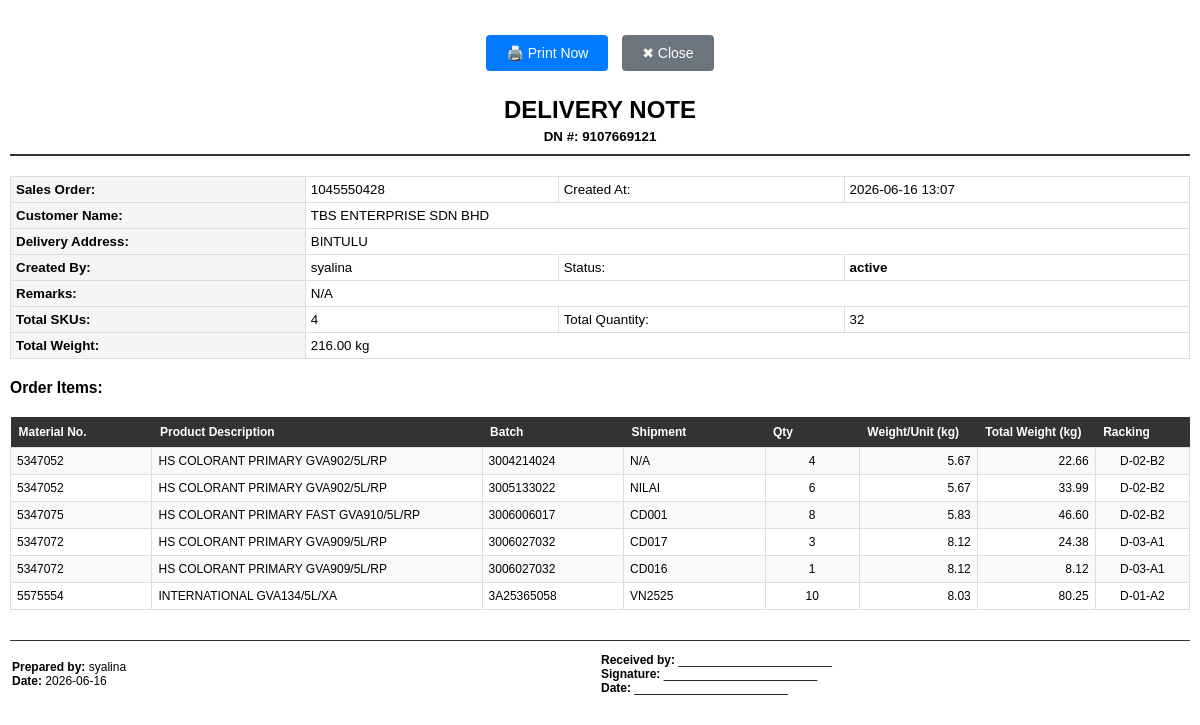
The app's page /print-order-view/984 (signed in) with its own data.
### models.py (models this page shows, shortened)
class Order(db.Model):
    __tablename__ = 'orders'
    id = db.Column(db.Integer, primary_key=True)
    dn_number = db.Column(db.String(50), unique=True, nullable=False)  # Add DN number field
    created_at = db.Column(db.DateTime, default=get_local_time)
    customer_name = db.Column(db.String(100), nullable=False)
    address = db.Column(db.String(255), nullable=False)
    sales_order = db.Column(db.String(255), nullable=False)
    remarks = db.Column(db.String(255), nullable=True)
    status = db.Column(db.String(20), default='active')
    created_by = db.Column(db.String(255), nullable=True)
    last_updated_by = db.Column(db.String(255), nullable=True)  # Add this line
    items = db.relationship('OrderItem', backref='order', cascade='all, delete-orphan', lazy=True)

class SKU(db.Model):
    __tablename__ = 'sku_list'
    id = db.Column(db.Integer, primary_key=True)
    material_number = db.Column(db.String(50), unique=True, nullable=False)
    product_description = db.Column(db.String(200), nullable=False)
    pack_size_id = db.Column(db.Integer, db.ForeignKey('pack_sizes.id'), nullable=False)
    weight = db.Column(db.Float, nullable=False)
    pack_size = db.relationship('PackSize', backref='skus', lazy=True)  # Establish relationship

### app.py (the view)
@app.route('/print-order-view/<int:order_id>')
@login_required
def print_order_view(order_id):
    order = Order.query.get_or_404(order_id)
    unique_skus = {item.sku.material_number for item in order.items}
    total_sku = len(unique_skus)
    total_quantity = sum(item.quantity for item in order.items)
    total_weight = sum(item.quantity * item.sku.weight for item in order.items)
    return render_template('print_order_view.html',
                           order=order,
                           total_sku=total_sku,
                           total_quantity=total_quantity,
                           total_weight=total_weight)

### app.py (called while the page is built)
@login_manager.user_loader
def load_user(user_id):
    return db.session.get(User, int(user_id))

### templates/print_order_view.html (shortened to what this page needs)
<!DOCTYPE html>
<html>
<head>
</head>
<body>
    <div class="no-print">
        <button onclick="window.print()" class="btn btn-primary">
            🖨️ Print Now
        </button>
        <button onclick="window.close()" class="btn btn-secondary">
            ✖ Close
        </button>
    </div>
    <div class="header">
        <h1>DELIVERY NOTE</h1>
        <p><strong>DN #: {{ order.dn_number }}</strong></p>
    </div>
    <div class="order-info">
        <table>
            <tr>
                <td>Sales Order:</td>
                <td>{{ order.sales_order }}</td>
                <td>Created At:</td>
                <td>{{ order.created_at.strftime('%Y-%m-%d %H:%M') }}</td>
            </tr>
            <tr>
                <td>Customer Name:</td>
                <td colspan="3">{{ order.customer_name }}</td>
            </tr>
            <tr>
                <td>Delivery Address:</td>
                <td colspan="3">{{ order.address }}</td>
            </tr>
            <tr>
                <td>Created By:</td>
                <td>{{ order.created_by }}</td>
                <td>Status:</td>
                <td><strong>{{ order.status }}</strong></td>
            </tr>
            <tr>
                <td>Remarks:</td>
                <td colspan="3">{{ order.remarks or 'N/A' }}</td>
            </tr>
            <tr>
                <td>Total SKUs:</td>
                <td>{{ total_sku }}</td>
                <td>Total Quantity:</td>
                <td>{{ total_quantity }}</td>
            </tr>
            <tr>
                <td>Total Weight:</td>
                <td colspan="3">{{ "%.2f"|format(total_weight) }} kg</td>
            </tr>
        </table>
    </div>
    <h3 style="margin-top: 20px;">Order Items:</h3>
    <table class="items-table">
        <colgroup>
            <col style="width: 12%;">
            <col style="width: 28%;">
            <col style="width: 12%;">
            <col style="width: 12%;">
            <col style="width: 8%;">
            <col style="width: 10%;">
            <col style="width: 10%;">
            <col style="width: 8%;">
        </colgroup>
        <thead>
            <tr>
                <th>Material No.</th>
                <th>Product Description</th>
                <th>Batch</th>
                <th>Shipment</th>
                <th>Qty</th>
                <th>Weight/Unit (kg)</th>
                <th>Total Weight (kg)</th>
                <th>Racking</th>
            </tr>
        </thead>
        <tbody>
            {% for item in order.items %}
            <tr>
                <td>{{ item.sku.material_number }}</td>
                <td title="{{ item.sku.product_description }}">{{ item.sku.product_description }}</td>
                <td>{{ item.batch_number }}</td>
                <td>{{ item.shipment_number or 'N/A' }}</td>
                <td style="text-align: center;">{{ item.quantity }}</td>
                <td style="text-align: right;">{{ "%.2f"|format(item.sku.weight) }}</td>
                <td style="text-align: right;">{{ "%.2f"|format(item.quantity * item.sku.weight) }}</td>
                <td style="text-align: center;">{{ item.racking_number }}</td>
            </tr>
            {% endfor %}
        </tbody>
    </table>
    <div class="footer">
        <table style="width: 100%; border: none;">
            <tr>
                <td style="border: none; width: 50%;">
                    <strong>Prepared by:</strong> {{ order.created_by }}<br>
                    <strong>Date:</strong> {{ order.created_at.strftime('%Y-%m-%d') }}
                </td>
                <td style="border: none; width: 50%;">
                    <strong>Received by:</strong> _______________________<br>
                    <strong>Signature:</strong> _______________________<br>
                    <strong>Date:</strong> _______________________
                </td>
            </tr>
        </table>
    </div>
</body>
</html>

### templates/print_order_view.html (style rules this page uses)
* { margin: 0; padding: 0; box-sizing: border-box; }
body { font-family: Arial, sans-serif; font-size: 10pt; padding: 10px; }
.header { text-align: center; margin-bottom: 20px; border-bottom: 2px solid #333; padding-bottom: 10px; }
.header h1 { font-size: 18pt; margin-bottom: 5px; }
.order-info { margin-bottom: 20px; }
.order-info table { width: 100%; border-collapse: collapse; }
.order-info td { padding: 5px; border: 1px solid #ddd; }
.order-info td:first-child { font-weight: bold; background-color: #f5f5f5; width: 25%; }
.items-table { width: 100%; border-collapse: collapse; margin-top: 20px; table-layout: fixed; }
.items-table th { background-color: #333; color: white; padding: 8px; text-align: left; font-size: 9pt; }
.items-table td { padding: 6px; border: 1px solid #ddd; font-size: 9pt; overflow: hidden; text-overflow: ellipsis; white-space: nowrap; }
.items-table tbody tr:nth-child(odd) { background-color: #f9f9f9; }
.items-table col:nth-child(1) { width: 12%; }
.items-table col:nth-child(2) { width: 28%; }
.items-table col:nth-child(3) { width: 12%; }
.items-table col:nth-child(4) { width: 12%; }
.items-table col:nth-child(5) { width: 8%; }
.items-table col:nth-child(6) { width: 10%; }
.items-table col:nth-child(7) { width: 10%; }
.items-table col:nth-child(8) { width: 8%; }
.footer { margin-top: 30px; border-top: 1px solid #333; padding-top: 10px; font-size: 9pt; }
.no-print { margin: 20px 0; text-align: center; }
.btn { padding: 10px 20px; margin: 5px; border: none; border-radius: 4px; cursor: pointer; font-size: 14px; }
.btn-primary { background-color: #007bff; color: white; }
.btn-secondary { background-color: #6c757d; color: white; }

### records on screen
Order: dn_number "9107669121", sales_order "1045550428", created_at "2026-06-16 13:07", customer_name "TBS ENTERPRISE SDN BHD", address "BINTULU", created_by "syalina", status "active", remarks "N/A", created_at "2026-06-16"
SKU: sku.material_number "5347052" "5347052", sku.product_description "HS COLORANT PRIMARY GVA902/5L/RP" "HS COLORANT PRIMARY GVA902/5L/RP", sku.weight "5.67" "5.67", item.quantity*item.sku.weight "22.66" "33.99"
SKU: sku.material_number "5347075", sku.product_description "HS COLORANT PRIMARY FAST GVA910/5L/RP", sku.weight "5.83", item.quantity*item.sku.weight "46.60"
SKU: sku.material_number "5347072" "5347072", sku.product_description "HS COLORANT PRIMARY GVA909/5L/RP" "HS COLORANT PRIMARY GVA909/5L/RP", sku.weight "8.12" "8.12", item.quantity*item.sku.weight "24.38" "8.12"
SKU: sku.material_number "5575554", sku.product_description "INTERNATIONAL GVA134/5L/XA", sku.weight "8.03", item.quantity*item.sku.weight "80.25"

### other values on screen
{{ total_sku }} "4"
{{ total_quantity }} "32"
{{ "%.2f"|format(total_weight) }} "216.00"
{{ item.batch_number }} "3004214024" "3005133022" "3006006017" "3006027032" "3006027032" "3A25365058"
{{ item.shipment_number or 'N/A' }} "N/A" "NILAI" "CD001" "CD017" "CD016" "VN2525"
{{ item.quantity }} "4" "6" "8" "3" "1" "10"
{{ item.racking_number }} "D-02-B2" "D-02-B2" "D-02-B2" "D-03-A1" "D-03-A1" "D-01-A2"
